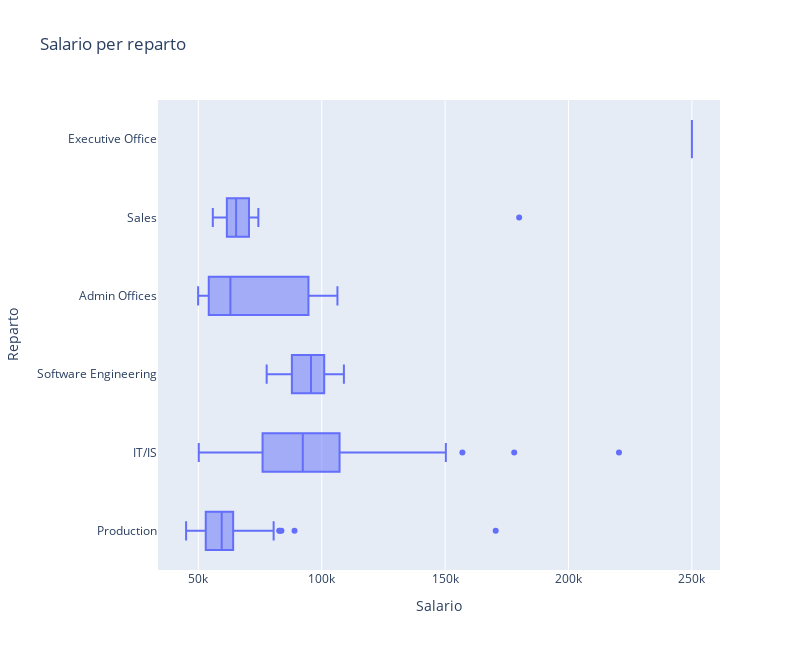

Notebook cell for this chart:
### Markdown cell above
### Salario e reparto

### Code cell
fig = px.box(df, y="Department", x="Salary", height = 650, width = 800, title = 'Salario per reparto', labels = {'Department': 'Reparto', 'Salary': 'Salario'})
fig.show()

### Figure 1 — Plotly figure (JSON) as saved in the notebook; plotly's stock layout.template omitted (floating-point values rounded to 4 significant figures; data arrays with more than 128 entries replaced by an {"elided": "..."} marker saying what was removed)
{"data": [{"alignmentgroup": "True", "hovertemplate": "Salario=%{x}<br>Reparto=%{y}<extra></extra>", "legendgroup": "", "marker": {"color": "#636efa"}, "name": "", "notched": false, "offsetgroup": "", "orientation": "h", "showlegend": false, "type": "box", "x": {"elided": "311 int values"}, "x0": " ", "xaxis": "x", "y": {"elided": "311 str values"}, "y0": " ", "yaxis": "y"}], "layout": {"boxmode": "group", "height": 650, "legend": {"tracegroupgap": 0}, "title": {"text": "Salario per reparto"}, "width": 800, "xaxis": {"anchor": "y", "domain": [0, 1], "title": {"text": "Salario"}}, "yaxis": {"anchor": "x", "domain": [0, 1], "title": {"text": "Reparto"}}}}
